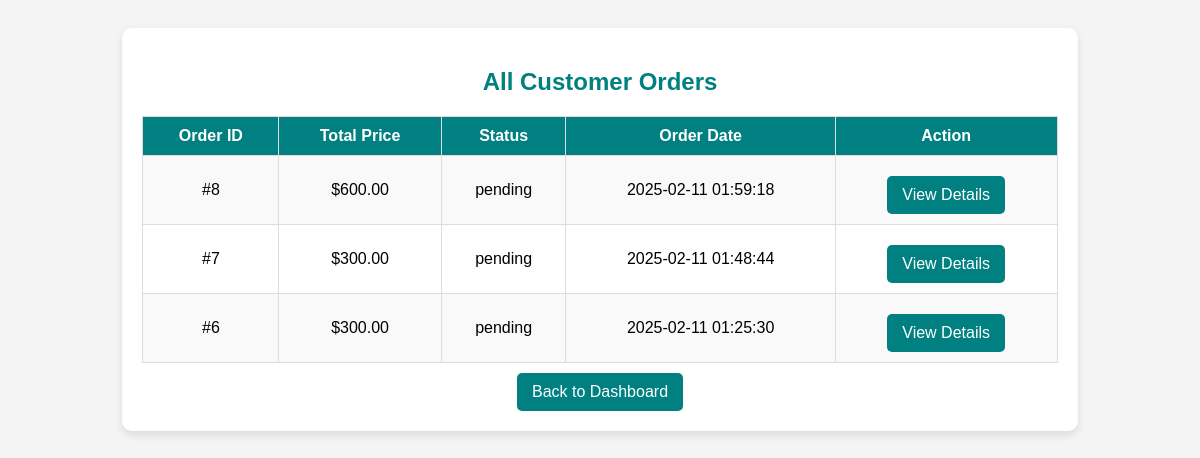
Page /aorders.php (signed in) on the committed database.
### tables this page shows
CREATE TABLE `orders` (
  `id` int(11) NOT NULL,
  `total_price` decimal(10,2) NOT NULL,
  `status` enum('pending','shipped','delivered','cancelled') DEFAULT 'pending',
  `order_date` timestamp NOT NULL DEFAULT current_timestamp(),
  `shipping_address` text NOT NULL,
  `payment_method` varchar(50) NOT NULL DEFAULT 'pending',
  `customer_id` int(11) NOT NULL
);

### aorders.php (the view, shortened to what this page needs)
<?php
include('db_connection.php');
$user_id = intval($_SESSION['user_id']);
$orders_query = mysqli_query($conn, "SELECT * FROM orders WHERE customer_id = '$user_id' ORDER BY order_date DESC");
?>
<!DOCTYPE html>
<html lang="en">
<head>
</head>
<body>
<div class="container">
    <h2>All Customer Orders</h2>
    <table>
        <tr>
            <th>Order ID</th>
            <th>Total Price</th>
            <th>Status</th>
            <th>Order Date</th>
            <th>Action</th>
        </tr>
        <?php
        while ($order = mysqli_fetch_assoc($orders_query)) {
        ?>
        <tr>
            <td>#<?= htmlspecialchars($order['id']) ?></td>
            <td>$<?= number_format($order['total_price'], 2) ?></td>
            <td><?= htmlspecialchars($order['status']) ?></td>
            <td><?= htmlspecialchars($order['order_date']) ?></td>
            <td>
                <a href="order_details.php?id=<?= htmlspecialchars($order['id']) ?>" class="btn">View Details</a>
            </td>
        </tr>
        <?php } ?>
    </table>
    <a href="customer_dashboard.php" class="btn">Back to Dashboard</a>
</div>
</body>
</html>

### aorders.php (style rules this page uses)
body { font-family: Arial, sans-serif; background: #f4f4f4; padding: 20px; text-align: center; }
.container { width: 80%; margin: auto; background: white; padding: 20px; border-radius: 10px; box-shadow: 0px 4px 8px rgba(0, 0, 0, 0.1); }
h2 { color: #008080; margin-bottom: 20px; }
table { width: 100%; border-collapse: collapse; margin-top: 10px; }
th, td { padding: 10px; border: 1px solid #ddd; text-align: center; }
th { background: #008080; color: white; }
tr:nth-child(even) { background: #f9f9f9; }
.btn { display: inline-block; background: #008080; color: white; padding: 10px 15px; margin-top: 10px; text-decoration: none; border-radius: 5px; }

### rows in the picture
orders: id "8", total_price "600.00", status "pending", order_date "2025-02-11 01:59:18"
orders: id "7", total_price "300.00", status "pending", order_date "2025-02-11 01:48:44"
orders: id "6", total_price "300.00", status "pending", order_date "2025-02-11 01:25:30"
